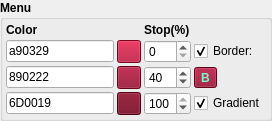
            <widget class="QGroupBox" name="gbMenu">
             <property name="sizePolicy">
              <sizepolicy hsizetype="Fixed" vsizetype="Fixed">
               <horstretch>0</horstretch>
               <verstretch>0</verstretch>
              </sizepolicy>
             </property>
             <property name="minimumSize">
              <size>
               <width>270</width>
               <height>120</height>
              </size>
             </property>
             <property name="font">
              <font>
               <weight>75</weight>
               <bold>true</bold>
              </font>
             </property>
             <property name="title">
              <string>Menu</string>
             </property>
             <layout class="QGridLayout" name="gridLayout_12">
              <property name="leftMargin">
               <number>3</number>
              </property>
              <property name="topMargin">
               <number>3</number>
              </property>
              <property name="rightMargin">
               <number>3</number>
              </property>
              <property name="bottomMargin">
               <number>3</number>
              </property>
              <property name="spacing">
               <number>3</number>
              </property>
              <item row="0" column="0">
               <widget class="QLabel" name="label_4">
                <property name="text">
                 <string>Color</string>
                </property>
               </widget>
              </item>
              <item row="1" column="1">
               <widget class="QToolButton" name="btnGradStartColor">
                <property name="sizePolicy">
                 <sizepolicy hsizetype="Fixed" vsizetype="Fixed">
                  <horstretch>0</horstretch>
                  <verstretch>0</verstretch>
                 </sizepolicy>
                </property>
                <property name="styleSheet">
                 <string notr="true">QToolButton {background-color:#A90329;}</string>
                </property>
                <property name="text">
                 <string/>
                </property>
               </widget>
              </item>
              <item row="1" column="2">
               <widget class="QSpinBox" name="sbGradStartPos">
                <property name="font">
                 <font>
                  <weight>50</weight>
                  <bold>false</bold>
                 </font>
                </property>
               </widget>
              </item>
              <item row="2" column="0">
               <widget class="QLineEdit" name="edtGradMiddleColor">
                <property name="sizePolicy">
                 <sizepolicy hsizetype="Fixed" vsizetype="Fixed">
                  <horstretch>0</horstretch>
                  <verstretch>0</verstretch>
                 </sizepolicy>
                </property>
                <property name="font">
                 <font>
                  <weight>50</weight>
                  <bold>false</bold>
                 </font>
                </property>
                <property name="text">
                 <string>890222</string>
                </property>
               </widget>
              </item>
              <item row="1" column="0">
               <widget class="QLineEdit" name="edtGradStartColor">
                <property name="sizePolicy">
                 <sizepolicy hsizetype="Fixed" vsizetype="Fixed">
                  <horstretch>0</horstretch>
                  <verstretch>0</verstretch>
                 </sizepolicy>
                </property>
                <property name="font">
                 <font>
                  <weight>50</weight>
                  <bold>false</bold>
                 </font>
                </property>
                <property name="text">
                 <string>a90329</string>
                </property>
               </widget>
              </item>
              <item row="0" column="2">
               <widget class="QLabel" name="label_24">
                <property name="text">
                 <string>Stop(%)</string>
                </property>
               </widget>
              </item>
              <item row="2" column="2">
               <widget class="QSpinBox" name="sbGradMiddlePos">
                <property name="font">
                 <font>
                  <weight>50</weight>
                  <bold>false</bold>
                 </font>
                </property>
                <property name="maximum">
                 <number>100</number>
                </property>
                <property name="value">
                 <number>40</number>
                </property>
               </widget>
              </item>
              <item row="3" column="1">
               <widget class="QToolButton" name="btnGradStopColor">
                <property name="sizePolicy">
                 <sizepolicy hsizetype="Fixed" vsizetype="Fixed">
                  <horstretch>0</horstretch>
                  <verstretch>0</verstretch>
                 </sizepolicy>
                </property>
                <property name="styleSheet">
                 <string notr="true">QToolButton {background-color:#6d0019;}</string>
                </property>
                <property name="text">
                 <string/>
                </property>
               </widget>
              </item>
              <item row="3" column="0">
               <widget class="QLineEdit" name="edtGradStopColor">
                <property name="sizePolicy">
                 <sizepolicy hsizetype="Fixed" vsizetype="Fixed">
                  <horstretch>0</horstretch>
                  <verstretch>0</verstretch>
                 </sizepolicy>
                </property>
                <property name="font">
                 <font>
                  <weight>50</weight>
                  <bold>false</bold>
                 </font>
                </property>
                <property name="text">
                 <string>6D0019</string>
                </property>
               </widget>
              </item>
              <item row="2" column="1">
               <widget class="QToolButton" name="btnGradMiddleColor">
                <property name="sizePolicy">
                 <sizepolicy hsizetype="Fixed" vsizetype="Fixed">
                  <horstretch>0</horstretch>
                  <verstretch>0</verstretch>
                 </sizepolicy>
                </property>
                <property name="styleSheet">
                 <string notr="true">QToolButton {background-color:#890222;}</string>
                </property>
                <property name="text">
                 <string/>
                </property>
               </widget>
              </item>
              <item row="1" column="3">
               <widget class="QCheckBox" name="chkButtonBorder">
                <property name="font">
                 <font>
                  <weight>50</weight>
                  <bold>false</bold>
                 </font>
                </property>
                <property name="text">
                 <string>Border:</string>
                </property>
                <property name="checked">
                 <bool>true</bool>
                </property>
               </widget>
              </item>
              <item row="3" column="3">
               <widget class="QCheckBox" name="chkGradient">
                <property name="font">
                 <font>
                  <weight>50</weight>
                  <bold>false</bold>
                 </font>
                </property>
                <property name="text">
                 <string>Gradient</string>
                </property>
                <property name="checked">
                 <bool>true</bool>
                </property>
               </widget>
              </item>
              <item row="3" column="2">
               <widget class="QSpinBox" name="sbGradStopPos">
                <property name="font">
                 <font>
                  <weight>50</weight>
                  <bold>false</bold>
                 </font>
                </property>
                <property name="maximum">
                 <number>100</number>
                </property>
                <property name="value">
                 <number>100</number>
                </property>
               </widget>
              </item>
              <item row="2" column="3">
               <widget class="QToolButton" name="btnGradBorder">
                <property name="sizePolicy">
                 <sizepolicy hsizetype="Fixed" vsizetype="Fixed">
                  <horstretch>0</horstretch>
                  <verstretch>0</verstretch>
                 </sizepolicy>
                </property>
                <property name="font">
                 <font>
                  <weight>75</weight>
                  <bold>true</bold>
                 </font>
                </property>
                <property name="styleSheet">
                 <string notr="true">QToolButton {background-color:#890222;color:#76fccc;}</string>
                </property>
                <property name="text">
                 <string>B</string>
                </property>
               </widget>
              </item>
             </layout>
            </widget>
